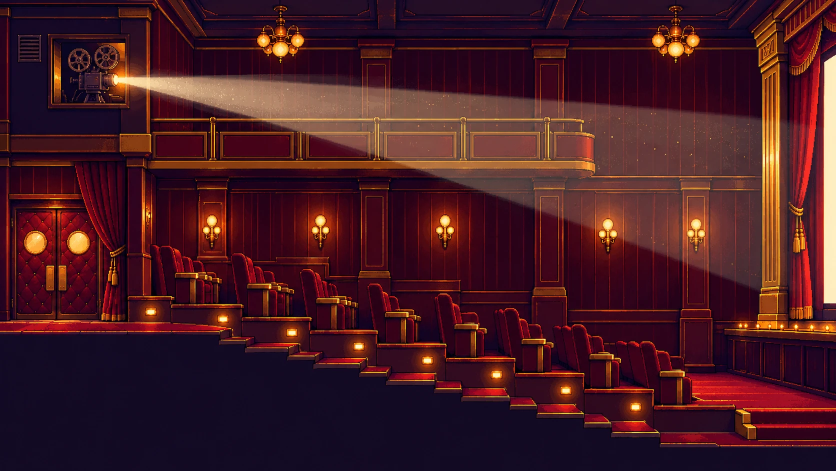
#> input picture assets/cinema/src/hall.webp, 1672 x 941 px (shown at 1/2 size)
$ python build_cinema.py
#> lines starting #> are read from the running program, lines starting #| are printed output that depends on the picture; after the words box and inside, x2 and y2 are one past the last pixel; in counts of white or black regions, pixels touching at a corner belong together
"""Build the cinema hall from its painting (assets/cinema/src/hall.webp).

    python tools/build_cinema.py

Writes
  assets/scenes/cinema-front.webp  the hall with its blank screen cut out (the reel plays behind it)
  assets/cinema/seat-row.webp      the seats from the first row down, drawn in front of the character
and prints the screen's box for js/main.js (CINEMA.front.screen).
"""
from pathlib import Path
import numpy as np
from PIL import Image
from scipy import ndimage as nd

ROOT = Path(__file__).resolve().parent.parent
ROW_TOP = 622        # the first row's seat backs start here; he walks just behind them
FEATHER = 4

a = np.array(Image.open(ROOT / "assets/cinema/src/hall.webp").convert("RGB"))
#> a is the input picture: shape (941, 1672, 3); mean R, G, B 71, 26.9, 34.9
r, g, b = [a[..., i].astype(int) for i in range(3)]
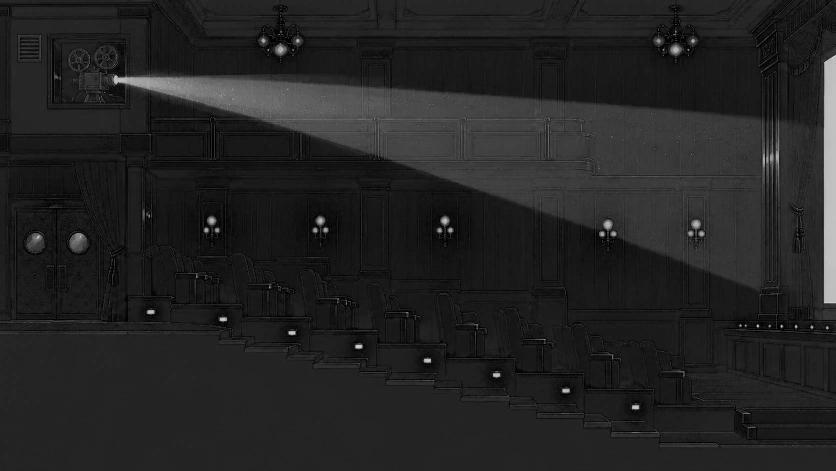
#> b: shape (941, 1672) int64 (shown at 1/2 size); min 0, max 225, mean 34.9
H, W = a.shape[:2]
#> H = 941; W = 1672

# the screen: the big cream block between the curtains
cream = (r > 232) & (g > 215) & (b > 150)
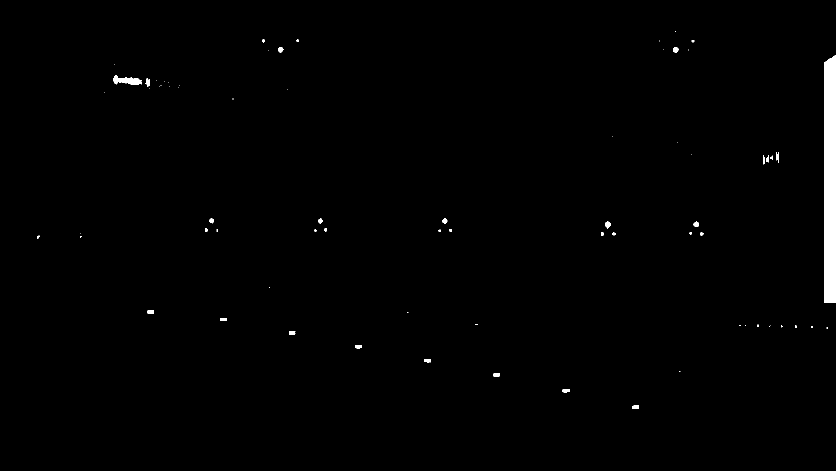
#> cream: shape (941, 1672) bool (shown at 1/2 size); 0.9% white; 73 white regions (40 under 20 px), largest, box (x1, y1, x2, y2) and area: (1648, 110, 1672, 606) 11536, (227, 151, 284, 170) 624, (1210, 443, 1222, 458) 112
lab, n = nd.label(nd.binary_opening(cream, iterations=3))
#> lab: shape (941, 1672) int32; 16 distinct labels, from 0 to 15
#> n = 15
screen = nd.binary_fill_holes(lab == 1 + int(np.argmax(nd.sum(cream, lab, range(1, n + 1)))))
#> screen: shape (941, 1672) bool; 0.73% white; 1 white region, box (x1, y1, x2, y2) and area: (1648, 112, 1672, 606) 11511
ys, xs = np.nonzero(screen)
#> ys = 11511 values from 112 to 605; xs = 11511 values, max 1671 at index 18, min 1648 at index 3182, mean 1659.7
x0, y0, x1, y1 = xs.min(), ys.min(), xs.max() + 1, ys.max() + 1
#> x0 = 1648; y0 = 112; x1 = 1672; y1 = 606
hole = nd.binary_dilation(screen, iterations=2) | (nd.binary_dilation(screen, iterations=6) & (r > 200) & (g > 170) & (b > 110))
#> hole: shape (941, 1672) bool; 0.8% white; 1 white region, box (x1, y1, x2, y2) and area: (1646, 110, 1672, 608) 12569
alpha = 1 - nd.gaussian_filter(hole.astype(float), 0.7)
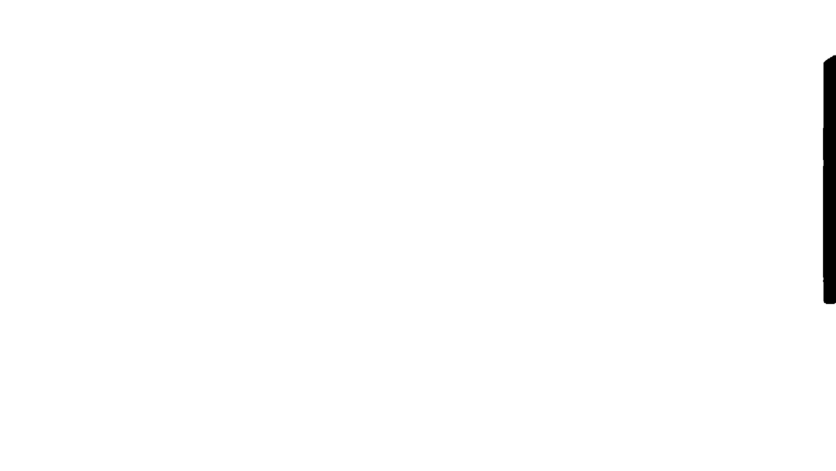
#> alpha: shape (941, 1672) float64 (shown at 1/2 size); min -4.44e-16, max 1, mean 0.992; drawn with min black and max white
rgb = np.where(hole[..., None], np.array([20, 6, 14]), a)          # no cream left to fringe the edge
Image.fromarray(np.dstack([rgb, alpha * 255]).astype(np.uint8)).save(ROOT / "assets/scenes/cinema-front.webp", quality=90, method=6)

rows = a[ROW_TOP - FEATHER:]
fade = np.clip(np.arange(rows.shape[0]) / FEATHER, 0, 1)[:, None] * np.ones((1, W))
Image.fromarray(np.dstack([rows, fade * 255]).astype(np.uint8)).save(ROOT / "assets/cinema/seat-row.webp", quality=90, method=6)
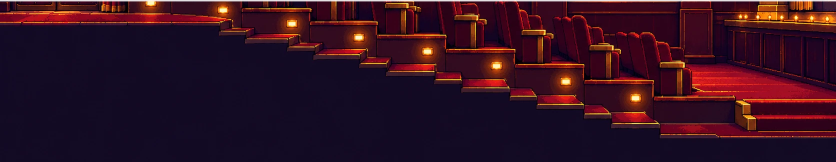
#> saved as seat-row.webp: PIL image 1672x323 RGBA (shown at 1/2 size); mean R, G, B, A 49.5, 14.8, 31.5, 253; transparent parts drawn white
print("screen: x, y, w, h =", [int(x0) - 2, int(y0) - 2, int(x1 - x0) + 4, int(y1 - y0) + 4], "| seat rows from", ROW_TOP - FEATHER)
#| screen: x, y, w, h = [1646, 110, 28, 498] | seat rows from 618

# --- more hall above and below, for tall screens (phones), where the painting does not reach the edges ---
# Above: the ceiling's rays carried on upward. Each new point takes its colour from the same ray in the
# painting's top rows (so rays stay straight and keep fanning out), then the ceiling falls into the dark.
# Below: the nearest seat backs carried on downward, falling into the dark too.
EXT, REF = 460, 24                       # rows added each way; how many of the painting's top rows feed the ceiling
CX, CY = 836, 112                        # where the rays meet (the fan above the screen)
DARK = np.array([13, 7, 29.0])           # the hall's surround (#070410) before the hall's dimming filter
rng = np.random.default_rng(3)
src = a.astype(float)
yy, xx = np.mgrid[-EXT:0, 0:W].astype(float)
sy = np.clip(-yy * (REF / EXT), 0, REF)                      # mirrored into the top rows: seamless at the join
k = (sy - CY) / (yy - CY)
sx = np.clip(CX + (xx - CX) * k, 0, W - 1)
top = np.dstack([nd.map_coordinates(src[..., c], [sy, sx], order=1, mode="nearest") for c in range(3)])
t = np.clip(-yy / EXT, 0, 1)[..., None]                      # 0 at the join, 1 at the far edge
top = top * (1 - t ** 0.8) + DARK * t ** 0.8 + rng.normal(0, 5, top.shape) * (1 - t)
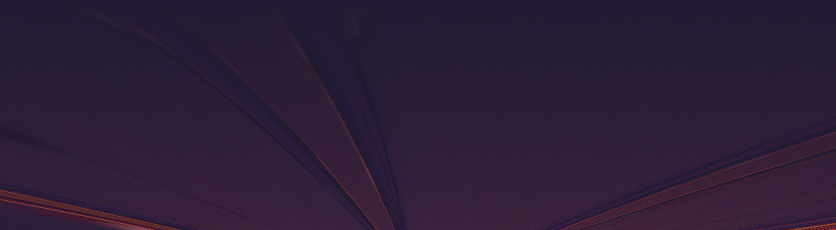
#> top: shape (460, 1672, 3) float64 (shown at 1/2 size); mean R, G, B 23.3, 9.8, 32.2; drawn with min black and max white
Image.fromarray(np.clip(top, 0, 255).astype(np.uint8)).save(ROOT / "assets/cinema/hall-top.webp", quality=86, method=6)

last = nd.gaussian_filter1d(src[-6:].mean(axis=0), 1.2, axis=0)          # the painting's last rows, averaged
#> last = 1672 rows, first 8: [19.17, 11.07, 36.17], [19.02, 10.97, 36.02], [18.8, 10.78, 35.8], [18.52, 10.52, 35.52], [18.24, 10.24, 35.24], [18.07, 10.07, 35.07], [18.01, 10.01, 35.01], [18, 10, 35]
u = (np.arange(EXT) / EXT)[:, None, None]
bottom = last[None] * (1 - u ** 0.6) + DARK * u ** 0.6 + rng.normal(0, 5, (EXT, W, 3)) * (1 - u)
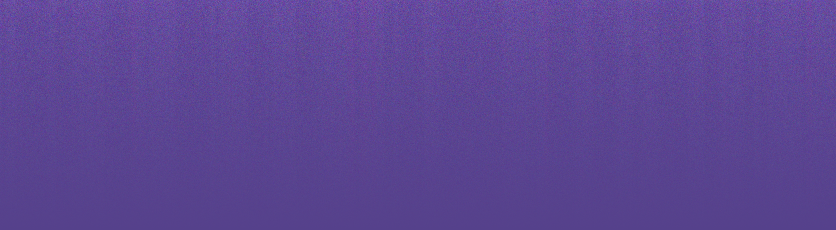
#> bottom: shape (460, 1672, 3) float64 (shown at 1/2 size); mean of channels 0, 1, 2 15.1, 8.3, 31.4; drawn with min black and max white
Image.fromarray(np.clip(bottom, 0, 255).astype(np.uint8)).save(ROOT / "assets/cinema/hall-bottom.webp", quality=86, method=6)
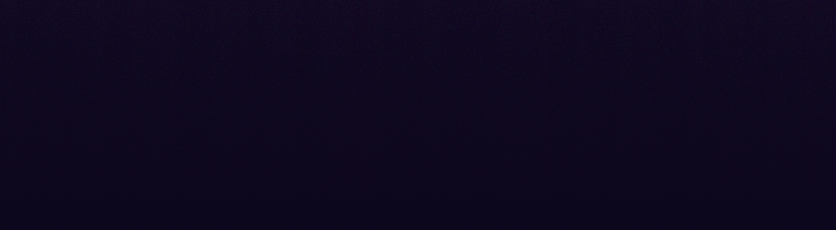
#> saved as hall-bottom.webp: PIL image 1672x460 RGB (shown at 1/2 size); mean R, G, B 14.6, 7.8, 31
print("hall-top / hall-bottom:", EXT, "rows each")

$ run again, with assets/cinema/src/front.webp copied over assets/cinema/src/hall.webp
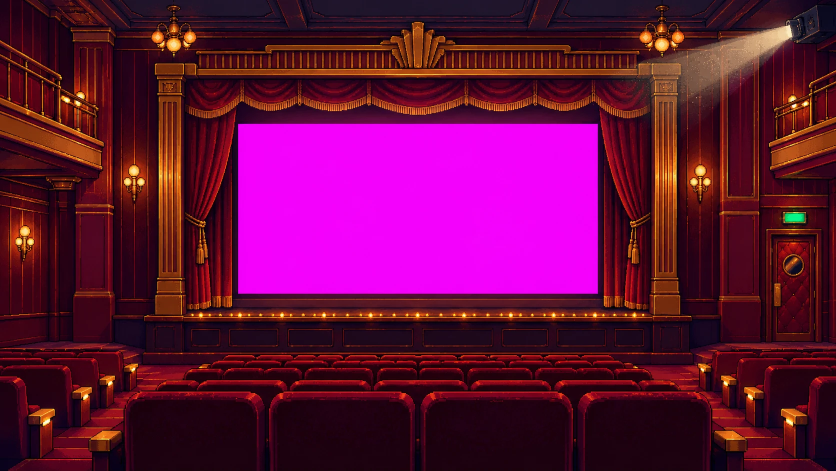
#> input picture assets/cinema/src/front.webp, 1672 x 941 px (shown at 1/2 size)
#> a is the input picture: shape (941, 1672, 3); mean R, G, B 98.1, 14.4, 59.2
#> `cream = (r > 232) & (g > 215) & (b > 150)`:
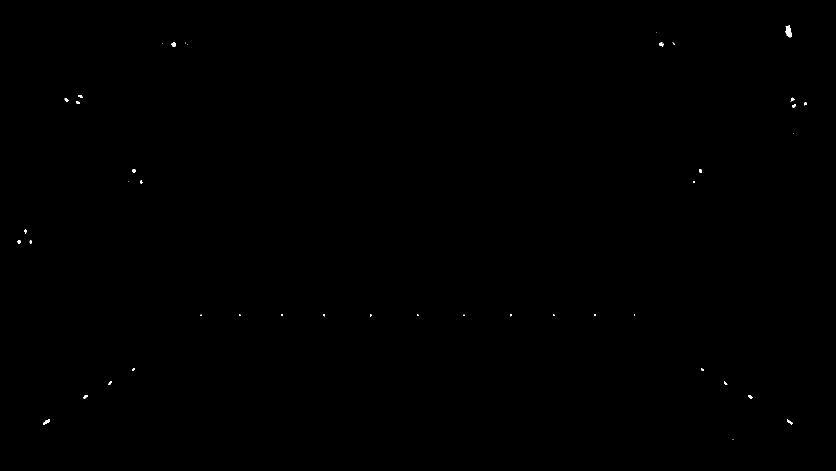
#> cream: shape (941, 1672) bool (shown at 1/2 size); 0.07% white; 43 white regions (20 under 20 px), largest, box (x1, y1, x2, y2) and area: (1571, 51, 1584, 75) 205, (86, 838, 100, 849) 77, (343, 85, 352, 94) 60
#> lab: shape (941, 1672) int32; 7 distinct labels, from 0 to 6
#> n = 6
#> screen: shape (941, 1672) bool; 0.01% white; 1 white region, box (x1, y1, x2, y2) and area: (1571, 52, 1584, 75) 181
#> ys = 181 values from 52 to 74; xs = 181 values, max 1583 at index 139, min 1571 at index 81, mean 1577.2
#> x0 = 1571; y0 = 52; x1 = 1584; y1 = 75
#> hole: shape (941, 1672) bool; 0.02% white; 1 white region, box (x1, y1, x2, y2) and area: (1565, 50, 1586, 78) 392
#| screen: x, y, w, h = [1569, 50, 17, 27] | seat rows from 618
#> last = 1672 rows, first 8: [8.67, 1.83, 27.17], [8.67, 1.83, 27.17], [8.67, 1.83, 27.17], [8.67, 1.83, 27.17], [8.67, 1.84, 27.16], [8.67, 1.86, 27.11], [8.68, 1.93, 26.98], [8.72, 2, 26.83]
#> `Image.fromarray(np.clip(bottom, 0, 255).astype(np.uint8)).save(ROOT / ..`:
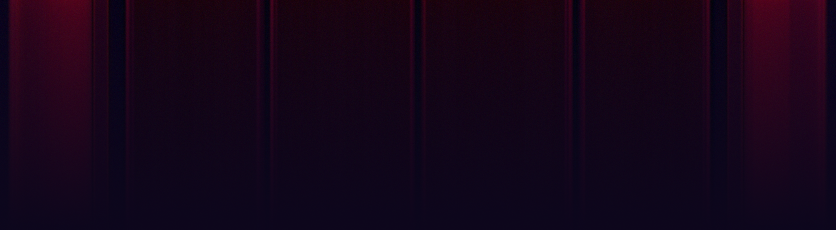
#> saved as hall-bottom.webp: PIL image 1672x460 RGB (shown at 1/2 size); mean R, G, B 21.2, 4.9, 24.5

$ run again, with assets/cinema/src/lobby.webp copied over assets/cinema/src/hall.webp
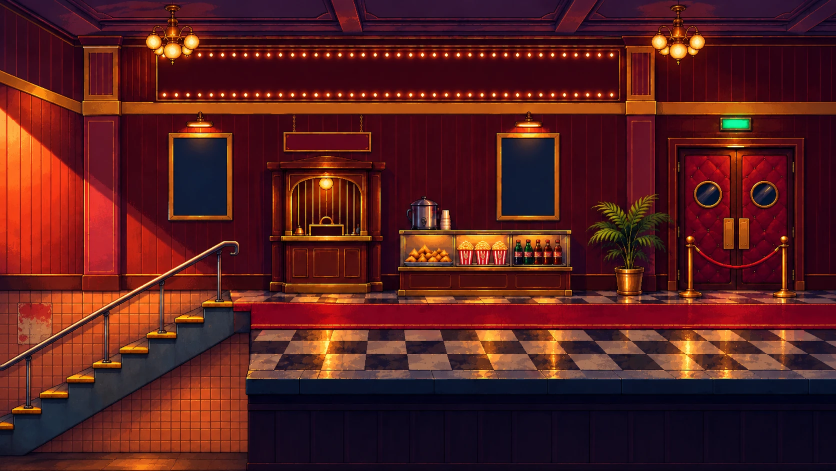
#> input picture assets/cinema/src/lobby.webp, 1672 x 941 px (shown at 1/2 size)
#> a is the input picture: shape (941, 1672, 3); mean R, G, B 87.6, 30.7, 29.7
#> `cream = (r > 232) & (g > 215) & (b > 150)`:
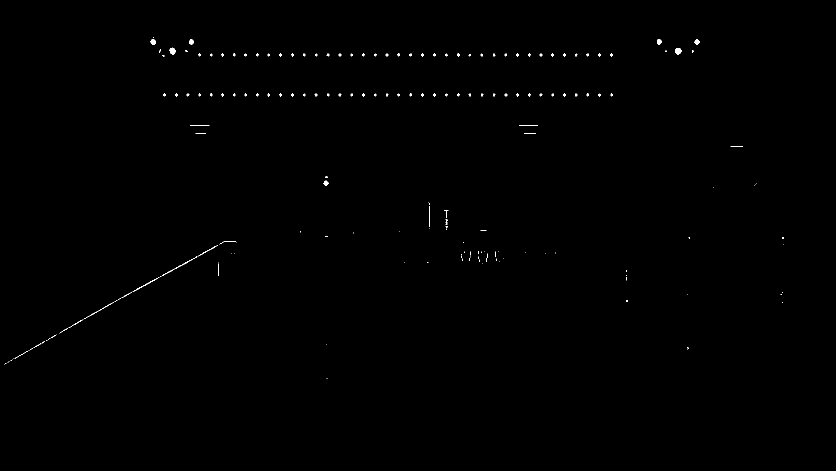
#> cream: shape (941, 1672) bool (shown at 1/2 size); 0.23% white; 193 white regions (109 under 20 px), largest, box (x1, y1, x2, y2) and area: (1350, 96, 1363, 109) 135, (324, 513, 395, 552) 128, (339, 95, 351, 109) 125
#> lab: shape (941, 1672) int32; 8 distinct labels, from 0 to 7
#> n = 7
#> screen: shape (941, 1672) bool; 0.01% white; 1 white region, box (x1, y1, x2, y2) and area: (1350, 96, 1363, 109) 128
#> ys = 128 values from 96 to 108; xs = 128 values, max 1362 at index 48, min 1350 at index 24, mean 1355.7
#> x0 = 1350; y0 = 96; x1 = 1363; y1 = 109
#> hole: shape (941, 1672) bool; 0.02% white; 1 white region, box (x1, y1, x2, y2) and area: (1348, 92, 1366, 111) 253
#| screen: x, y, w, h = [1348, 94, 17, 17] | seat rows from 618
#> last = 1672 rows, first 8: [56.62, 27.41, 27.87], [58.27, 28.55, 29.17], [60.56, 29.94, 30.84], [62.48, 30.75, 32], [63.78, 30.89, 32.51], [64.65, 30.74, 32.67], [65.15, 30.58, 32.7], [65.32, 30.49, 32.63]
#> `bottom = last[None] * (1 - u ** 0.6) + DARK * u ** 0.6 + rng.normal(0,..`:
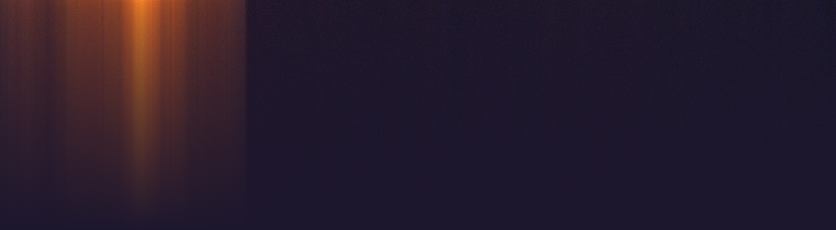
#> bottom: shape (460, 1672, 3) float64 (shown at 1/2 size); mean of channels 0, 1, 2 24.1, 11.5, 27.6; drawn with min black and max white
